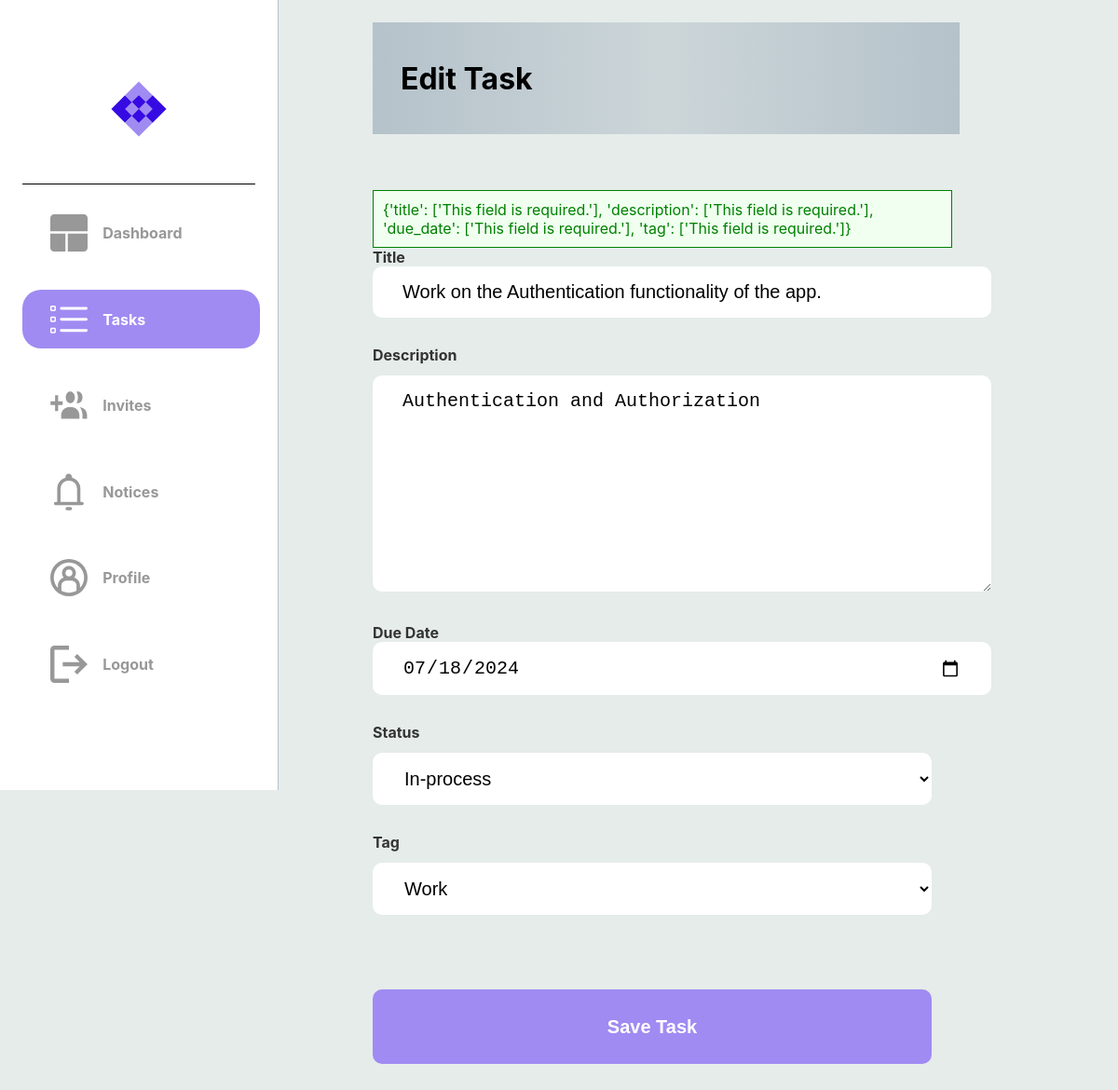
Page /save_task/5 (signed in) on the committed database.
### dotask/models.py (models this page shows)
class Task(db.Model):
    __tablename__ = "task"
    id = db.Column(db.Integer, primary_key=True)
    title = db.Column(db.String(100), nullable=False)
    description = db.Column(db.String(400), nullable=False)
    due_date = db.Column(db.Date, nullable=False)
    status = db.Column(Enum(TaskStatus))
    tag = db.Column(Enum(TaskTag))
    users = relationship('User', secondary=user_task,
    backref='tasks')

### dotask/routes.py (the view)
@app.route("/save_task/<task_id>", methods=['GET','POST'])
@login_required
def hello_save_task(task_id):
        form = TaskForm(request.form)
        task = Task.query.get_or_404(task_id)
        notices = current_user.notes
        if form.validate():
            due_date_str = form.due_date.data
            form = request.form
            due_date_str = form.get('due_date')
            year, month, day = map(int, due_date_str.split('-')[:3])
            due_date = date(year, month, day)
            task = Task.query.get_or_404(task_id)
            try:
                if task:
                    task.title  = form.get('title')
                    task.description  = form.get('description')
                    task.due_date = due_date
                    task.status = form.get('status')
                    task.tag = form.get('tag')
                    task.verified = True
                    notification = Notification(notification="Task has been updated", task_title=task.title)
                    users = task.users
                    for user in users:
                        if user is not current_user:
                            user.notes.append(notification)
                    db.session.commit()
                    flash('Task updated successfully!')
                    task_id = task.id
                    return redirect(url_for('hello_each_task',task_id=task_id))
            except Exception as e:
                flash(f'Error saving task: {str(e)}')
                return render_template("each_task.html", task=task, notices=notices)
        else:
            flash(form.errors, category='error')
            return render_template('edit_task.html', task=task, notices=notices)

### dotask/forms.py
class TaskForm(Form):
    title  = StringField('Title', [validators.DataRequired()])
    description  = StringField('Description',[validators.DataRequired()])
    due_date = DateField('Due Date',[validators.DataRequired()])
    tag = SelectField(u'Tag', choices=['Home','Work','Personal','Errands'], validators=[DataRequired()])

### dotask/routes.py (called while the page is built)
@app.after_request
def after_request(response):
    response.headers["Cache-Control"] = "no-cache, no-store, must-revalidate"
    return response

@login_manager.user_loader
def load_user(user_id):
    return User.query.get(user_id)

### dotask/templates/edit_task.html (shortened to what this page needs)
<!DOCTYPE html>
<html lang="en">
<head>
    {% extends "layout.html" %}
    {% block head %}
        <link rel="stylesheet" {% block css_tab_colour %} href="../static/css/tasks.css" {% endblock %}/>
    {% endblock %}
    {% block nav_title %}
    <div class="nav_title">
        <h1>Edit Task</h1>
    </div>
    {% endblock nav_title %}
    {% block flash_div %}
        {% with messages = get_flashed_messages() %}
            {% if messages %}
                <div class="flash-div">
                {% for message in messages %}
                {{ message }}
                {% endfor %}
                </div>
            {% endif %}
        {% endwith %}
    {% endblock flash_div %}
    {% block task_image_colour %}
        <a class="a2" href="{{ url_for('hello_tasks') }}">
        <div id="logos">
            <img class="imgs" src="../static/svg/tasks_active.svg">
            <h4 class="sidebar-text">Tasks</h4>
        </div>
        </a>
    {% endblock task_image_colour %}
    {% block new_task_form %}
        <form action="/save_task/{{ task.id }}" method="POST">
            <label for="title">Title</label>
            <input type="text" name="title" class="labels" id="title" value="{{ task['title'] }}">
            <label for="description">Description</label>
            <textarea
                name="description"class="labels description" id="description" rows="4" cols="30">{{ task['description'] }}
            </textarea>
            <label for="due_date">Due Date</label>
            <input type="date" name="due_date" class="labels" id="due_date" value="{{ task['due_date'] }}">
            <label for="status">Status</label>
            <select name="status" id="status">
                {% if task.status.name == 'Completed' %}
                  <option value="In_Progress">In-process</option>
                  <option value="Completed" selected>Completed</option>
                  <option value="Cancelled">Cancelled</option>
                {% elif task.status.name == 'Cancelled' %}
                  <option value="In_Progress">In-process</option>
                  <option value="Completed">Completed</option>
                  <option value="Cancelled" selected>Cancelled</option>
                {% else %}
                  <option value="In_Progress" selected>In-process</option>
                {% endif %}
              </select>
            <label for="tag">Tag</label>
            <select name="tag" id="tag">
                {% if task.tag.name == 'Home' %}
                <option value="Home" selected>Home</option>
                <option value="Work">Work</option>
                <option value="Personal">Personal</option>
                <option value="Errands">Errands</option>
                {% elif task.tag.name == 'Work' %}
                <option value="Work" selected>Work</option>
                {% elif task.tag.name == 'Personal' %}
                <option value="Home">Home</option>
                <option value="Work">Work</option>
                <option value="Personal" selected>Personal</option>
                <option value="Errands">Errands</option>
                {% else %}
                <option value="Home">Home</option>
                <option value="Work">Work</option>
                <option value="Personal">Personal</option>
                <option value="Errands" selected>Errands</option>
                {% endif %}
            </select>
            <input type="submit" value="Save Task">
        </form>
    {% endblock new_task_form %}

### dotask/static/css/layout.css (style rules this page uses)
@media (min-width: 768px) { body { margin: auto; padding-bottom: 10vh; background-color: #E5ECEA; display: flex; font-family: inter; } }
@media (min-width: 768px) { a { text-decoration: none; color: black; } }
@media (min-width: 768px) { .sidebar > div > a { width: 90%; text-decoration: none; } }
@media (min-width: 768px) { .sidebar > div > a > div { width: 100%; height: 10%; padding-left: 30px; margin: 5% auto; border-radius: 20px; } }
@media (min-width: 768px) { #logos { width: 100%; display: grid; grid-template-columns: 1fr 3fr; align-items: center; } }
@media (min-width: 768px) { .sidebar-text { color: #989898; font-size: 1rem; } }
@media (min-width: 768px) { .imgs { height: 40px; width: 40px; } }

### dotask/static/css/tasks.css (style rules this page uses)
@media (min-width: 768px) { .a2 > div { background-color: #A08BF2; width: 100%; height: 10%; padding-left: 30px; margin: 5% auto; border-radius: 20px; color: white; } }
@media (min-width: 768px) { .a2 > div > h4 { color: white; } }
@media (min-width: 768px) { .a2 > div > img { fill: #FFFFFF; } }
@media (min-width: 768px) { .nav_title { padding-left: 5%; margin-bottom: 10%; background-image: linear-gradient(to right, #B5C2CA , #CCD6D9, #B5C2CA); display: flex; justify-content: start; align-items: center; width: 100%; height: 15vh; } }
@media (min-width: 768px) { input[type=text], input[type=date], input[type=submit], select { background-color: #FFFFFF; width: 600px; font-size: 20px; margin-bottom: 5%; border: none; border-radius: 10px; color: #000000; padding: 16px 32px; text-decoration: none; cursor: pointer; } }
@media (min-width: 768px) { input[type=submit] { width: 600px; height: 10vh; background-color: #A08BF2; color: #FFFFFF; font-size: 20px; font-weight: bold; margin-top: 50px; } }
@media (min-width: 768px) { select { padding-left: 5%; margin-bottom: 5%; margin-top: 2%; } }
@media (min-width: 768px) { label { color: #333; font-weight: bold; } }
@media (min-width: 768px) { #description { width: 600px; height: 200px; font-size: 20px; padding: 16px 32px; border: none; border-radius: 10px; color: #000000; margin-top: 2%; margin-bottom: 5%; } }
@media (min-width: 768px) { .flash-div { width: 100%; color: green; background-color: #f0fff0; border: 1px solid green; padding: 10px; } }

### rows in the picture
Task: title "Work on the Authentication functionality of the app.", description "Authentication and Authorization", due_date "07/18/2024", status "In-process", tag "Work"

### other values in the picture
{{ message }} "{'title': ['This field is required.'], 'description': ['This field is required.'], 'due_date': ['This field is required.'], 'tag': ['This field is required.']}"
